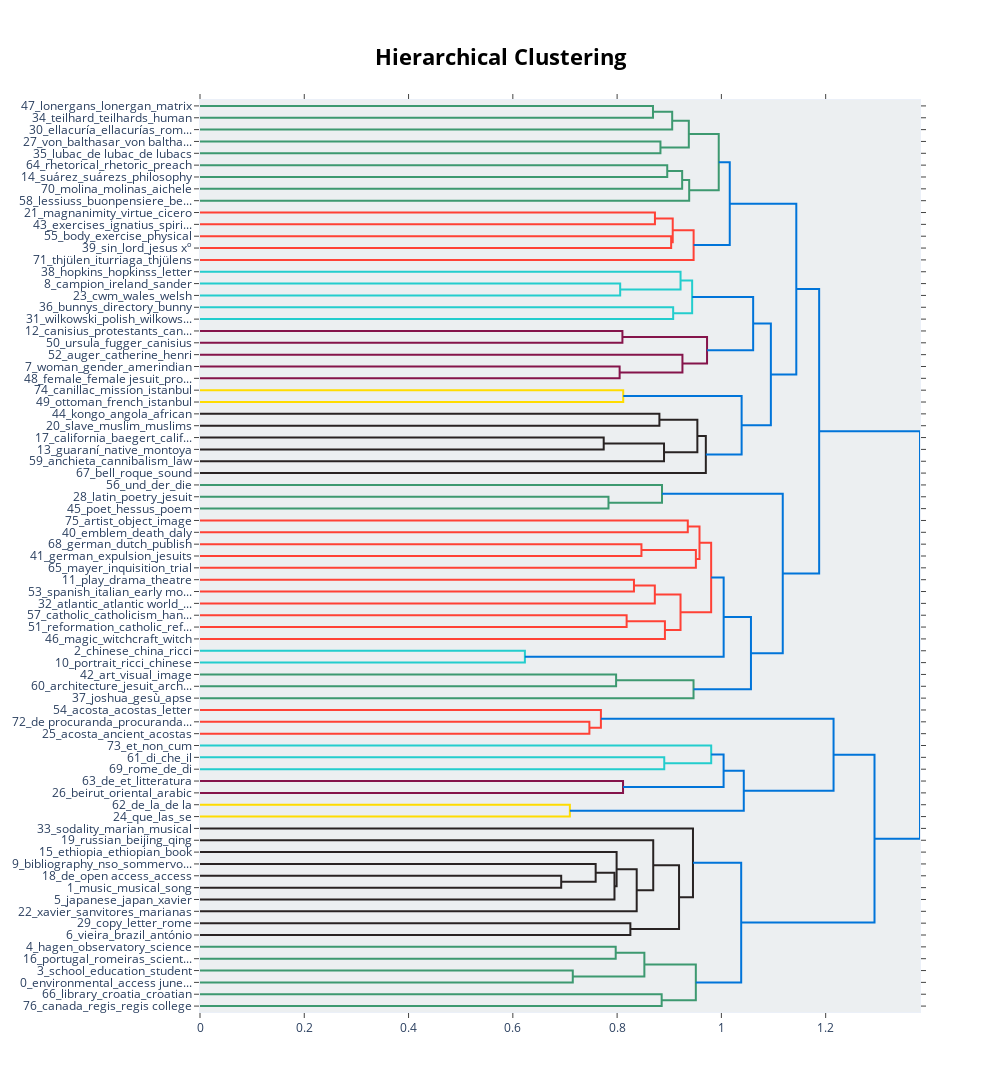

The code cell stored with this chart in its notebook:
### Code cell
topic_model.visualize_hierarchy()

### Figure 1 — Plotly figure (JSON) as saved in the notebook; plotly's stock layout.template omitted (floating-point values rounded to 4 significant figures)
{"data": [{"hoverinfo": "text", "marker": {"color": "rgb(61,153,112)"}, "mode": "lines", "type": "scatter", "x": [0, 0.8688, 0.8688, 0], "xaxis": "x", "y": [-5, -5, -15, -15], "yaxis": "y"}, {"hoverinfo": "text", "marker": {"color": "rgb(61,153,112)"}, "mode": "lines", "type": "scatter", "x": [0.8688, 0.9056, 0.9056, 0], "xaxis": "x", "y": [-10, -10, -25, -25], "yaxis": "y"}, {"hoverinfo": "text", "marker": {"color": "rgb(61,153,112)"}, "mode": "lines", "type": "scatter", "x": [0, 0.8831, 0.8831, 0], "xaxis": "x", "y": [-35, -35, -45, -45], "yaxis": "y"}, {"hoverinfo": "text", "marker": {"color": "rgb(61,153,112)"}, "mode": "lines", "type": "scatter", "x": [0.9056, 0.9375, 0.9375, 0.8831], "xaxis": "x", "y": [-17.5, -17.5, -40, -40], "yaxis": "y"}, {"hoverinfo": "text", "marker": {"color": "rgb(61,153,112)"}, "mode": "lines", "type": "scatter", "x": [0, 0.8962, 0.8962, 0], "xaxis": "x", "y": [-55, -55, -65, -65], "yaxis": "y"}, {"hoverinfo": "text", "marker": {"color": "rgb(61,153,112)"}, "mode": "lines", "type": "scatter", "x": [0.8962, 0.9248, 0.9248, 0], "xaxis": "x", "y": [-60, -60, -75, -75], "yaxis": "y"}, {"hoverinfo": "text", "marker": {"color": "rgb(61,153,112)"}, "mode": "lines", "type": "scatter", "x": [0.9248, 0.9382, 0.9382, 0], "xaxis": "x", "y": [-67.5, -67.5, -85, -85], "yaxis": "y"}, {"hoverinfo": "text", "marker": {"color": "rgb(61,153,112)"}, "mode": "lines", "type": "scatter", "x": [0.9375, 0.9949, 0.9949, 0.9382], "xaxis": "x", "y": [-28.75, -28.75, -76.25, -76.25], "yaxis": "y"}, {"hoverinfo": "text", "marker": {"color": "rgb(255,65,54)"}, "mode": "lines", "type": "scatter", "x": [0, 0.8726, 0.8726, 0], "xaxis": "x", "y": [-95, -95, -105, -105], "yaxis": "y"}, {"hoverinfo": "text", "marker": {"color": "rgb(255,65,54)"}, "mode": "lines", "type": "scatter", "x": [0, 0.9037, 0.9037, 0], "xaxis": "x", "y": [-115, -115, -125, -125], "yaxis": "y"}, {"hoverinfo": "text", "marker": {"color": "rgb(255,65,54)"}, "mode": "lines", "type": "scatter", "x": [0.8726, 0.9067, 0.9067, 0.9037], "xaxis": "x", "y": [-100, -100, -120, -120], "yaxis": "y"}, {"hoverinfo": "text", "marker": {"color": "rgb(255,65,54)"}, "mode": "lines", "type": "scatter", "x": [0.9067, 0.9468, 0.9468, 0], "xaxis": "x", "y": [-110, -110, -135, -135], "yaxis": "y"}, {"hoverinfo": "text", "marker": {"color": "rgb(0,116,217)"}, "mode": "lines", "type": "scatter", "x": [0.9949, 1.016, 1.016, 0.9468], "xaxis": "x", "y": [-52.5, -52.5, -122.5, -122.5], "yaxis": "y"}, {"hoverinfo": "text", "marker": {"color": "rgb(35,205,205)"}, "mode": "lines", "type": "scatter", "x": [0, 0.8059, 0.8059, 0], "xaxis": "x", "y": [-155, -155, -165, -165], "yaxis": "y"}, {"hoverinfo": "text", "marker": {"color": "rgb(35,205,205)"}, "mode": "lines", "type": "scatter", "x": [0, 0.9217, 0.9217, 0.8059], "xaxis": "x", "y": [-145, -145, -160, -160], "yaxis": "y"}, {"hoverinfo": "text", "marker": {"color": "rgb(35,205,205)"}, "mode": "lines", "type": "scatter", "x": [0, 0.9075, 0.9075, 0], "xaxis": "x", "y": [-175, -175, -185, -185], "yaxis": "y"}, {"hoverinfo": "text", "marker": {"color": "rgb(35,205,205)"}, "mode": "lines", "type": "scatter", "x": [0.9217, 0.9439, 0.9439, 0.9075], "xaxis": "x", "y": [-152.5, -152.5, -180, -180], "yaxis": "y"}, {"hoverinfo": "text", "marker": {"color": "rgb(133,20,75)"}, "mode": "lines", "type": "scatter", "x": [0, 0.8102, 0.8102, 0], "xaxis": "x", "y": [-195, -195, -205, -205], "yaxis": "y"}, {"hoverinfo": "text", "marker": {"color": "rgb(133,20,75)"}, "mode": "lines", "type": "scatter", "x": [0, 0.8048, 0.8048, 0], "xaxis": "x", "y": [-225, -225, -235, -235], "yaxis": "y"}, {"hoverinfo": "text", "marker": {"color": "rgb(133,20,75)"}, "mode": "lines", "type": "scatter", "x": [0, 0.9253, 0.9253, 0.8048], "xaxis": "x", "y": [-215, -215, -230, -230], "yaxis": "y"}, {"hoverinfo": "text", "marker": {"color": "rgb(133,20,75)"}, "mode": "lines", "type": "scatter", "x": [0.8102, 0.9725, 0.9725, 0.9253], "xaxis": "x", "y": [-200, -200, -222.5, -222.5], "yaxis": "y"}, {"hoverinfo": "text", "marker": {"color": "rgb(0,116,217)"}, "mode": "lines", "type": "scatter", "x": [0.9439, 1.061, 1.061, 0.9725], "xaxis": "x", "y": [-166.2, -166.2, -211.2, -211.2], "yaxis": "y"}, {"hoverinfo": "text", "marker": {"color": "rgb(255,220,0)"}, "mode": "lines", "type": "scatter", "x": [0, 0.8117, 0.8117, 0], "xaxis": "x", "y": [-245, -245, -255, -255], "yaxis": "y"}, {"hoverinfo": "text", "marker": {"color": "rgb(40,35,35)"}, "mode": "lines", "type": "scatter", "x": [0, 0.8811, 0.8811, 0], "xaxis": "x", "y": [-265, -265, -275, -275], "yaxis": "y"}, {"hoverinfo": "text", "marker": {"color": "rgb(40,35,35)"}, "mode": "lines", "type": "scatter", "x": [0, 0.7743, 0.7743, 0], "xaxis": "x", "y": [-285, -285, -295, -295], "yaxis": "y"}, {"hoverinfo": "text", "marker": {"color": "rgb(40,35,35)"}, "mode": "lines", "type": "scatter", "x": [0.7743, 0.89, 0.89, 0], "xaxis": "x", "y": [-290, -290, -305, -305], "yaxis": "y"}, {"hoverinfo": "text", "marker": {"color": "rgb(40,35,35)"}, "mode": "lines", "type": "scatter", "x": [0.8811, 0.9539, 0.9539, 0.89], "xaxis": "x", "y": [-270, -270, -297.5, -297.5], "yaxis": "y"}, {"hoverinfo": "text", "marker": {"color": "rgb(40,35,35)"}, "mode": "lines", "type": "scatter", "x": [0.9539, 0.9702, 0.9702, 0], "xaxis": "x", "y": [-283.8, -283.8, -315, -315], "yaxis": "y"}, {"hoverinfo": "text", "marker": {"color": "rgb(0,116,217)"}, "mode": "lines", "type": "scatter", "x": [0.8117, 1.039, 1.039, 0.9702], "xaxis": "x", "y": [-250, -250, -299.4, -299.4], "yaxis": "y"}, {"hoverinfo": "text", "marker": {"color": "rgb(0,116,217)"}, "mode": "lines", "type": "scatter", "x": [1.061, 1.095, 1.095, 1.039], "xaxis": "x", "y": [-188.8, -188.8, -274.7, -274.7], "yaxis": "y"}, {"hoverinfo": "text", "marker": {"color": "rgb(0,116,217)"}, "mode": "lines", "type": "scatter", "x": [1.016, 1.144, 1.144, 1.095], "xaxis": "x", "y": [-87.5, -87.5, -231.7, -231.7], "yaxis": "y"}, {"hoverinfo": "text", "marker": {"color": "rgb(61,153,112)"}, "mode": "lines", "type": "scatter", "x": [0, 0.7835, 0.7835, 0], "xaxis": "x", "y": [-335, -335, -345, -345], "yaxis": "y"}, {"hoverinfo": "text", "marker": {"color": "rgb(61,153,112)"}, "mode": "lines", "type": "scatter", "x": [0, 0.8861, 0.8861, 0.7835], "xaxis": "x", "y": [-325, -325, -340, -340], "yaxis": "y"}, {"hoverinfo": "text", "marker": {"color": "rgb(255,65,54)"}, "mode": "lines", "type": "scatter", "x": [0, 0.9356, 0.9356, 0], "xaxis": "x", "y": [-355, -355, -365, -365], "yaxis": "y"}, {"hoverinfo": "text", "marker": {"color": "rgb(255,65,54)"}, "mode": "lines", "type": "scatter", "x": [0, 0.8467, 0.8467, 0], "xaxis": "x", "y": [-375, -375, -385, -385], "yaxis": "y"}, {"hoverinfo": "text", "marker": {"color": "rgb(255,65,54)"}, "mode": "lines", "type": "scatter", "x": [0.8467, 0.9511, 0.9511, 0], "xaxis": "x", "y": [-380, -380, -395, -395], "yaxis": "y"}, {"hoverinfo": "text", "marker": {"color": "rgb(255,65,54)"}, "mode": "lines", "type": "scatter", "x": [0.9356, 0.958, 0.958, 0.9511], "xaxis": "x", "y": [-360, -360, -387.5, -387.5], "yaxis": "y"}, {"hoverinfo": "text", "marker": {"color": "rgb(255,65,54)"}, "mode": "lines", "type": "scatter", "x": [0, 0.8323, 0.8323, 0], "xaxis": "x", "y": [-405, -405, -415, -415], "yaxis": "y"}, {"hoverinfo": "text", "marker": {"color": "rgb(255,65,54)"}, "mode": "lines", "type": "scatter", "x": [0.8323, 0.8723, 0.8723, 0], "xaxis": "x", "y": [-410, -410, -425, -425], "yaxis": "y"}, {"hoverinfo": "text", "marker": {"color": "rgb(255,65,54)"}, "mode": "lines", "type": "scatter", "x": [0, 0.8183, 0.8183, 0], "xaxis": "x", "y": [-435, -435, -445, -445], "yaxis": "y"}, {"hoverinfo": "text", "marker": {"color": "rgb(255,65,54)"}, "mode": "lines", "type": "scatter", "x": [0.8183, 0.8917, 0.8917, 0], "xaxis": "x", "y": [-440, -440, -455, -455], "yaxis": "y"}, {"hoverinfo": "text", "marker": {"color": "rgb(255,65,54)"}, "mode": "lines", "type": "scatter", "x": [0.8723, 0.9216, 0.9216, 0.8917], "xaxis": "x", "y": [-417.5, -417.5, -447.5, -447.5], "yaxis": "y"}, {"hoverinfo": "text", "marker": {"color": "rgb(255,65,54)"}, "mode": "lines", "type": "scatter", "x": [0.958, 0.9804, 0.9804, 0.9216], "xaxis": "x", "y": [-373.8, -373.8, -432.5, -432.5], "yaxis": "y"}, {"hoverinfo": "text", "marker": {"color": "rgb(35,205,205)"}, "mode": "lines", "type": "scatter", "x": [0, 0.6231, 0.6231, 0], "xaxis": "x", "y": [-465, -465, -475, -475], "yaxis": "y"}, {"hoverinfo": "text", "marker": {"color": "rgb(0,116,217)"}, "mode": "lines", "type": "scatter", "x": [0.9804, 1.004, 1.004, 0.6231], "xaxis": "x", "y": [-403.1, -403.1, -470, -470], "yaxis": "y"}, {"hoverinfo": "text", "marker": {"color": "rgb(61,153,112)"}, "mode": "lines", "type": "scatter", "x": [0, 0.7981, 0.7981, 0], "xaxis": "x", "y": [-485, -485, -495, -495], "yaxis": "y"}, {"hoverinfo": "text", "marker": {"color": "rgb(61,153,112)"}, "mode": "lines", "type": "scatter", "x": [0.7981, 0.9466, 0.9466, 0], "xaxis": "x", "y": [-490, -490, -505, -505], "yaxis": "y"}, {"hoverinfo": "text", "marker": {"color": "rgb(0,116,217)"}, "mode": "lines", "type": "scatter", "x": [1.004, 1.057, 1.057, 0.9466], "xaxis": "x", "y": [-436.6, -436.6, -497.5, -497.5], "yaxis": "y"}, {"hoverinfo": "text", "marker": {"color": "rgb(0,116,217)"}, "mode": "lines", "type": "scatter", "x": [0.8861, 1.118, 1.118, 1.057], "xaxis": "x", "y": [-332.5, -332.5, -467.0, -467.0], "yaxis": "y"}, {"hoverinfo": "text", "marker": {"color": "rgb(0,116,217)"}, "mode": "lines", "type": "scatter", "x": [1.144, 1.188, 1.188, 1.118], "xaxis": "x", "y": [-159.6, -159.6, -399.8, -399.8], "yaxis": "y"}, {"hoverinfo": "text", "marker": {"color": "rgb(255,65,54)"}, "mode": "lines", "type": "scatter", "x": [0, 0.7468, 0.7468, 0], "xaxis": "x", "y": [-525, -525, -535, -535], "yaxis": "y"}, {"hoverinfo": "text", "marker": {"color": "rgb(255,65,54)"}, "mode": "lines", "type": "scatter", "x": [0, 0.7689, 0.7689, 0.7468], "xaxis": "x", "y": [-515, -515, -530, -530], "yaxis": "y"}, {"hoverinfo": "text", "marker": {"color": "rgb(35,205,205)"}, "mode": "lines", "type": "scatter", "x": [0, 0.8904, 0.8904, 0], "xaxis": "x", "y": [-555, -555, -565, -565], "yaxis": "y"}, {"hoverinfo": "text", "marker": {"color": "rgb(35,205,205)"}, "mode": "lines", "type": "scatter", "x": [0, 0.9805, 0.9805, 0.8904], "xaxis": "x", "y": [-545, -545, -560, -560], "yaxis": "y"}, {"hoverinfo": "text", "marker": {"color": "rgb(133,20,75)"}, "mode": "lines", "type": "scatter", "x": [0, 0.8114, 0.8114, 0], "xaxis": "x", "y": [-575, -575, -585, -585], "yaxis": "y"}, {"hoverinfo": "text", "marker": {"color": "rgb(0,116,217)"}, "mode": "lines", "type": "scatter", "x": [0.9805, 1.004, 1.004, 0.8114], "xaxis": "x", "y": [-552.5, -552.5, -580, -580], "yaxis": "y"}, {"hoverinfo": "text", "marker": {"color": "rgb(255,220,0)"}, "mode": "lines", "type": "scatter", "x": [0, 0.7094, 0.7094, 0], "xaxis": "x", "y": [-595, -595, -605, -605], "yaxis": "y"}, {"hoverinfo": "text", "marker": {"color": "rgb(0,116,217)"}, "mode": "lines", "type": "scatter", "x": [1.004, 1.043, 1.043, 0.7094], "xaxis": "x", "y": [-566.2, -566.2, -600, -600], "yaxis": "y"}, {"hoverinfo": "text", "marker": {"color": "rgb(0,116,217)"}, "mode": "lines", "type": "scatter", "x": [0.7689, 1.215, 1.215, 1.043], "xaxis": "x", "y": [-522.5, -522.5, -583.1, -583.1], "yaxis": "y"}, {"hoverinfo": "text", "marker": {"color": "rgb(40,35,35)"}, "mode": "lines", "type": "scatter", "x": [0, 0.6928, 0.6928, 0], "xaxis": "x", "y": [-655, -655, -665, -665], "yaxis": "y"}, {"hoverinfo": "text", "marker": {"color": "rgb(40,35,35)"}, "mode": "lines", "type": "scatter", "x": [0, 0.7589, 0.7589, 0.6928], "xaxis": "x", "y": [-645, -645, -660, -660], "yaxis": "y"}, {"hoverinfo": "text", "marker": {"color": "rgb(40,35,35)"}, "mode": "lines", "type": "scatter", "x": [0.7589, 0.795, 0.795, 0], "xaxis": "x", "y": [-652.5, -652.5, -675, -675], "yaxis": "y"}, {"hoverinfo": "text", "marker": {"color": "rgb(40,35,35)"}, "mode": "lines", "type": "scatter", "x": [0, 0.799, 0.799, 0.795], "xaxis": "x", "y": [-635, -635, -663.8, -663.8], "yaxis": "y"}, {"hoverinfo": "text", "marker": {"color": "rgb(40,35,35)"}, "mode": "lines", "type": "scatter", "x": [0.799, 0.8376, 0.8376, 0], "xaxis": "x", "y": [-649.4, -649.4, -685, -685], "yaxis": "y"}, {"hoverinfo": "text", "marker": {"color": "rgb(40,35,35)"}, "mode": "lines", "type": "scatter", "x": [0, 0.8693, 0.8693, 0.8376], "xaxis": "x", "y": [-625, -625, -667.2, -667.2], "yaxis": "y"}, {"hoverinfo": "text", "marker": {"color": "rgb(40,35,35)"}, "mode": "lines", "type": "scatter", "x": [0, 0.8254, 0.8254, 0], "xaxis": "x", "y": [-695, -695, -705, -705], "yaxis": "y"}, {"hoverinfo": "text", "marker": {"color": "rgb(40,35,35)"}, "mode": "lines", "type": "scatter", "x": [0.8693, 0.9188, 0.9188, 0.8254], "xaxis": "x", "y": [-646.1, -646.1, -700, -700], "yaxis": "y"}, {"hoverinfo": "text", "marker": {"color": "rgb(40,35,35)"}, "mode": "lines", "type": "scatter", "x": [0, 0.9455, 0.9455, 0.9188], "xaxis": "x", "y": [-615, -615, -673.0, -673.0], "yaxis": "y"}, {"hoverinfo": "text", "marker": {"color": "rgb(61,153,112)"}, "mode": "lines", "type": "scatter", "x": [0, 0.7973, 0.7973, 0], "xaxis": "x", "y": [-715, -715, -725, -725], "yaxis": "y"}, {"hoverinfo": "text", "marker": {"color": "rgb(61,153,112)"}, "mode": "lines", "type": "scatter", "x": [0, 0.715, 0.715, 0], "xaxis": "x", "y": [-735, -735, -745, -745], "yaxis": "y"}, {"hoverinfo": "text", "marker": {"color": "rgb(61,153,112)"}, "mode": "lines", "type": "scatter", "x": [0.7973, 0.8523, 0.8523, 0.715], "xaxis": "x", "y": [-720, -720, -740, -740], "yaxis": "y"}, {"hoverinfo": "text", "marker": {"color": "rgb(61,153,112)"}, "mode": "lines", "type": "scatter", "x": [0, 0.8855, 0.8855, 0], "xaxis": "x", "y": [-755, -755, -765, -765], "yaxis": "y"}, {"hoverinfo": "text", "marker": {"color": "rgb(61,153,112)"}, "mode": "lines", "type": "scatter", "x": [0.8523, 0.951, 0.951, 0.8855], "xaxis": "x", "y": [-730, -730, -760, -760], "yaxis": "y"}, {"hoverinfo": "text", "marker": {"color": "rgb(0,116,217)"}, "mode": "lines", "type": "scatter", "x": [0.9455, 1.038, 1.038, 0.951], "xaxis": "x", "y": [-644.0, -644.0, -745, -745], "yaxis": "y"}, {"hoverinfo": "text", "marker": {"color": "rgb(0,116,217)"}, "mode": "lines", "type": "scatter", "x": [1.215, 1.294, 1.294, 1.038], "xaxis": "x", "y": [-552.8, -552.8, -694.5, -694.5], "yaxis": "y"}, {"hoverinfo": "text", "marker": {"color": "rgb(0,116,217)"}, "mode": "lines", "type": "scatter", "x": [1.188, 1.381, 1.381, 1.294], "xaxis": "x", "y": [-279.7, -279.7, -623.7, -623.7], "yaxis": "y"}], "layout": {"autosize": false, "height": 1355, "hoverlabel": {"bgcolor": "white", "font": {"family": "Rockwell", "size": 16}}, "hovermode": "closest", "plot_bgcolor": "#ECEFF1", "showlegend": false, "title": {"font": {"color": "Black", "size": 22}, "text": "<b>Hierarchical Clustering</b>", "x": 0.5, "xanchor": "center", "yanchor": "top"}, "width": 1000, "xaxis": {"autorange": true, "mirror": "allticks", "range": [0, 1.381], "rangemode": "tozero", "showgrid": false, "showline": true, "showticklabels": true, "ticks": "outside", "type": "linear", "zeroline": false}, "yaxis": {"mirror": "allticks", "range": [-770, 0], "rangemode": "tozero", "showgrid": false, "showline": true, "showticklabels": true, "tickmode": "array", "ticks": "outside", "ticktext": ["47_lonergans_lonergan_matrix", "34_teilhard_teilhards_human", "30_ellacuría_ellacurías_rom...", "27_von_balthasar_von baltha...", "35_lubac_de lubac_de lubacs", "64_rhetorical_rhetoric_preach", "14_suárez_suárezs_philosophy", "70_molina_molinas_aichele", "58_lessiuss_buonpensiere_be...", "21_magnanimity_virtue_cicero", "43_exercises_ignatius_spiri...", "55_body_exercise_physical", "39_sin_lord_jesus xº", "71_thjülen_iturriaga_thjülens", "38_hopkins_hopkinss_letter", "8_campion_ireland_sander", "23_cwm_wales_welsh", "36_bunnys_directory_bunny", "31_wilkowski_polish_wilkows...", "12_canisius_protestants_can...", "50_ursula_fugger_canisius", "52_auger_catherine_henri", "7_woman_gender_amerindian", "48_female_female jesuit_pro...", "74_canillac_mission_istanbul", "49_ottoman_french_istanbul", "44_kongo_angola_african", "20_slave_muslim_muslims", "17_california_baegert_calif...", "13_guaraní_native_montoya", "59_anchieta_cannibalism_law", "67_bell_roque_sound", "56_und_der_die", "28_latin_poetry_jesuit", "45_poet_hessus_poem", "75_artist_object_image", "40_emblem_death_daly", "68_german_dutch_publish", "41_german_expulsion_jesuits", "65_mayer_inquisition_trial", "11_play_drama_theatre", "53_spanish_italian_early mo...", "32_atlantic_atlantic world_...", "57_catholic_catholicism_han...", "51_reformation_catholic_ref...", "46_magic_witchcraft_witch", "2_chinese_china_ricci", "10_portrait_ricci_chinese", "42_art_visual_image", "60_architecture_jesuit_arch...", "37_joshua_gesù_apse", "54_acosta_acostas_letter", "72_de procuranda_procuranda...", "25_acosta_ancient_acostas", "73_et_non_cum", "61_di_che_il", "69_rome_de_di", "63_de_et_litteratura", "26_beirut_oriental_arabic", "62_de_la_de la", "24_que_las_se", "33_sodality_marian_musical", "19_russian_beijing_qing", "15_ethiopia_ethiopian_book", "9_bibliography_nso_sommervo...", "18_de_open access_access", "1_music_musical_song", "5_japanese_japan_xavier", "22_xavier_sanvitores_marianas", "29_copy_letter_rome", "6_vieira_brazil_antónio", "4_hagen_observatory_science", "16_portugal_romeiras_scient...", "3_school_education_student", "0_environmental_access june...", "66_library_croatia_croatian", "76_canada_regis_regis college"], "tickvals": [-5, -15, -25, -35, -45, -55, -65, -75, -85, -95, -105, -115, -125, -135, -145, -155, -165, -175, -185, -195, -205, -215, -225, -235, -245, -255, -265, -275, -285, -295, -305, -315, -325, -335, -345, -355, -365, -375, -385, -395, -405, -415, -425, -435, -445, -455, -465, -475, -485, -495, -505, -515, -525, -535, -545, -555, -565, -575, -585, -595, -605, -615, -625, -635, -645, -655, -665, -675, -685, -695, -705, -715, -725, -735, -745, -755, -765], "type": "linear", "zeroline": false}}}
